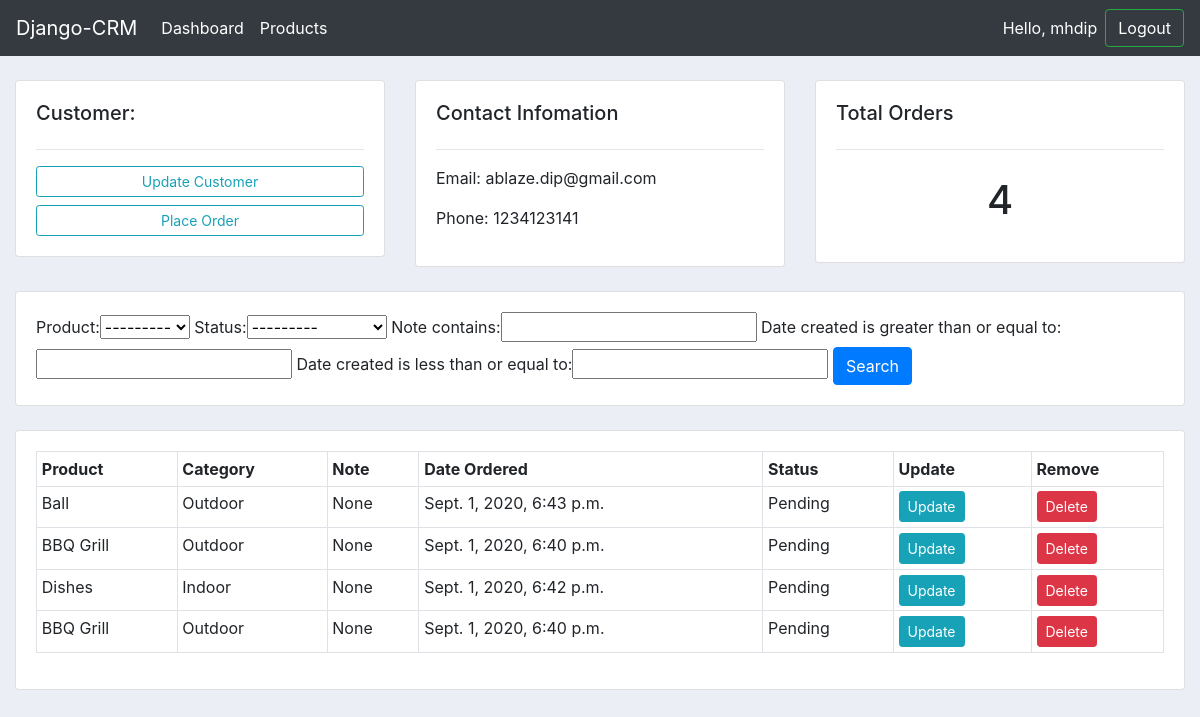
The page /customer/2/ (signed in) on the database its author committed.
### accounts/models.py (models this page shows, shortened)
class Customer(models.Model):
    user = models.OneToOneField(User, null=True, on_delete=models.CASCADE)
    name = models.CharField(max_length=200, null=True)
    email = models.CharField(max_length=200, null=True)
    phone = models.CharField(max_length=200, null=True)
    profile_pic = models.ImageField(null=True, blank=True, default='default-user.png')
    date_created = models.DateTimeField(auto_now_add=True, null=True)

class Order(models.Model):
    STATUS = (
        ('Pending', 'Pending'),
        ('Out for delivery', 'Out for delivery'),
        ('Delivered', 'Delivered')
    )
    customer = models.ForeignKey(Customer, null=True, on_delete=models.SET_NULL)
    product = models.ForeignKey(Product, null=True, on_delete=models.SET_NULL)
    status = models.CharField(max_length=200, null=True, choices=STATUS)
    note = models.CharField(max_length=1000, null=True)
    date_created = models.DateTimeField(auto_now_add=True, null=True)

class Product(models.Model):
    CATEGORY = (
        ('Indoor', 'Indoor'),
        ('Outdoor', 'Outdoor')
    )
    name = models.CharField(max_length=200, null=True)
    price = models.FloatField(null=True)
    category = models.CharField(max_length=200, null=True, choices=CATEGORY)
    tags = models.ManyToManyField(Tag)
    description = models.CharField(max_length=200, null=True, blank=True)
    date_created = models.DateTimeField(auto_now_add=True, null=True)
    def __str__(self):
        return self.name

### accounts/views.py (the view)
# urls.py: path('customer/<str:id>/', views.customer, name='customer'),
@login_required(login_url='login')
@allowed_users(allowed_roles=['admin'])
def customer(request, id):
    customer = Customer.objects.get(id=id)
    orders = customer.order_set.all()
    order_count = orders.count()
    myFilter = OrderFilter(request.GET, queryset=orders)
    orders = myFilter.qs
    context = {
        'customer': customer,
        'orders': orders,
        'order_count': order_count,
        'myFilter': myFilter
    }
    return render(request, 'accounts/customer.html', context)

### accounts/templates/accounts/customer.html
{% extends 'accounts/main.html' %}
{% block content %}
<br>
<div class="row">
    <div class="col-md">
        <div class="card card-body">
            <h5>Customer:</h5>
            <hr>
            <a href="" class="btn btn-outline-info btn-sm btn-block">Update Customer</a>
            <a href="{% url 'create_order' customer.id %}" class="btn btn-outline-info btn-sm btn-block">Place Order</a>
        </div>
    </div>
    <div class="col-md">
        <div class="card card-body">
            <h5>Contact Infomation</h5>
            <hr>
            <p>Email: {{ customer.email }}</p>
            <p>Phone: {{ customer.phone }}</p>
        </div>
    </div>
    <div class="col-md">
        <div class="card card-body">
            <h5>Total Orders</h5>
            <hr>
            <h1 style='text-align: center; padding: 10px'>{{order_count}}</h1>
        </div>
    </div>
</div>
<br>
<div class="row">
    <div class="col">
        <div class="card card-body">
            <form action="" method="get">
                {{ myFilter.form }}
                <button class="btn btn-primary" type="submit">Search</button>
            </form>
        </div>
    </div>
</div>
<br>
<div class="row">
    <div class="col-md ">
        <div class="card card-body">
            <table class="table table-sm table-bordered">
                <tr>
                    <th>Product</th>
                    <th>Category</th>
                    <th>Note</th>
                    <th>Date Ordered</th>
                    <th>Status</th>
                    <th>Update</th>
                    <th>Remove</th>
                </tr>
                {% for order in orders %}
                <tr>
                    <td> {{ order.product.name }} </td>
                    <td> {{ order.product.category }} </td>
                    <td> {{ order.note }} </td>
                    <td> {{ order.product.date_created }} </td>
                    <td> {{ order.status }} </td>
                    <td><a class='btn btn-sm btn-info' href="{% url 'update_order' order.id %}">Update</a></td>
                    <td><a class='btn btn-sm btn-danger' href="{% url 'delete_order' order.id %}">Delete</a></td>
                </tr>
                {% endfor %}
            </table>
        </div>
    </div>
</div>
{% endblock content %}

### accounts/templates/accounts/navbar.html (shortened to what this page needs)
<nav class="navbar navbar-expand-lg navbar-dark bg-dark">
  <a class="navbar-brand" href="#">Django-CRM</a>
  <div class="collapse navbar-collapse" id="navbarNav">
    <ul class="navbar-nav">
      {% if request.user.is_staff %}
      <li class="nav-item active">
        <a class="nav-link" href="{% url "dashboard" %}">Dashboard</a>
      </li>
      <li class="nav-item active">
        <a class="nav-link" href="{% url "products" %}">Products</a>
      </li>
      {% else %}
      <li class="nav-item active">
        <a class="nav-link" href="{% url "account" %}">Settings</a>
      </li>
      {% endif %}
    </ul>
  </div>
  <span class="text-white mr-2">Hello, {{request.user}}</span>
  <span ><a class="btn btn-outline-success text-white" href="{% url 'logout' %}"> Logout</a></span>
</nav>

### static/css/main.css (style rules this page uses)
body { background-color: #ebeff5; }

### rows shown on the page
Customer: email "ablaze.dip@gmail.com", phone "1234123141"
Order: product.name "Ball", product.category "Outdoor", note "None", product.date_created "Sept. 1, 2020, 6:43 p.m.", status "Pending"
Order: product.name "BBQ Grill", product.category "Outdoor", note "None", product.date_created "Sept. 1, 2020, 6:40 p.m.", status "Pending"
Order: product.name "Dishes", product.category "Indoor", note "None", product.date_created "Sept. 1, 2020, 6:42 p.m.", status "Pending"
Order: product.name "BBQ Grill", product.category "Outdoor", note "None", product.date_created "Sept. 1, 2020, 6:40 p.m.", status "Pending"

### other values the page prints
{{ request.user }} "mhdip"
{{ order_count }} "4"
